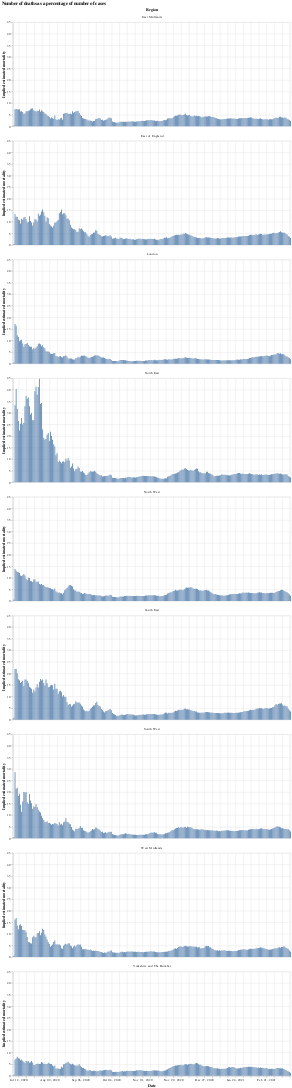

Source (notebook cell):
### Code cell
#collapse
bars = alt.Chart(eng_deaths.query("date >= '2020-07-07'")).mark_bar().encode(
    x=alt.X("yearmonthdate(date):T", axis=alt.Axis(title='Date')),
    y=alt.Y("mortalityEstimated:Q", axis=alt.Axis(title='Implied estimated mortality')),
    tooltip="mortalityEstimated:Q"
).properties(width=800)

bars.facet(alt.Column('areaName', title='Region'), columns=1).properties(title='Number of deaths as a percentage of number of cases')

### Figure 1 — Vega-Lite specification as saved in the notebook (floating-point values rounded to 4 significant figures; data arrays with more than 128 entries replaced by an {"elided": "..."} marker saying what was removed)
{"config": {"view": {"continuousWidth": 400, "continuousHeight": 300}}, "data": {"name": "data-1a0fcc0f2eead238ade5538adf738a4b"}, "facet": {"type": "nominal", "field": "areaName", "title": "Region"}, "spec": {"mark": "bar", "encoding": {"tooltip": {"type": "quantitative", "field": "mortalityEstimated"}, "x": {"type": "temporal", "axis": {"title": "Date"}, "field": "date", "timeUnit": "yearmonthdate"}, "y": {"type": "quantitative", "axis": {"title": "Implied estimated mortality"}, "field": "mortalityEstimated"}}, "width": 800}, "columns": 1, "title": "Number of deaths as a percentage of number of cases", "$schema": "https://vega.github.io/schema/vega-lite/v4.8.1.json", "datasets": {"data-1a0fcc0f2eead238ade5538adf738a4b": {"elided": "2385 records"}}}
